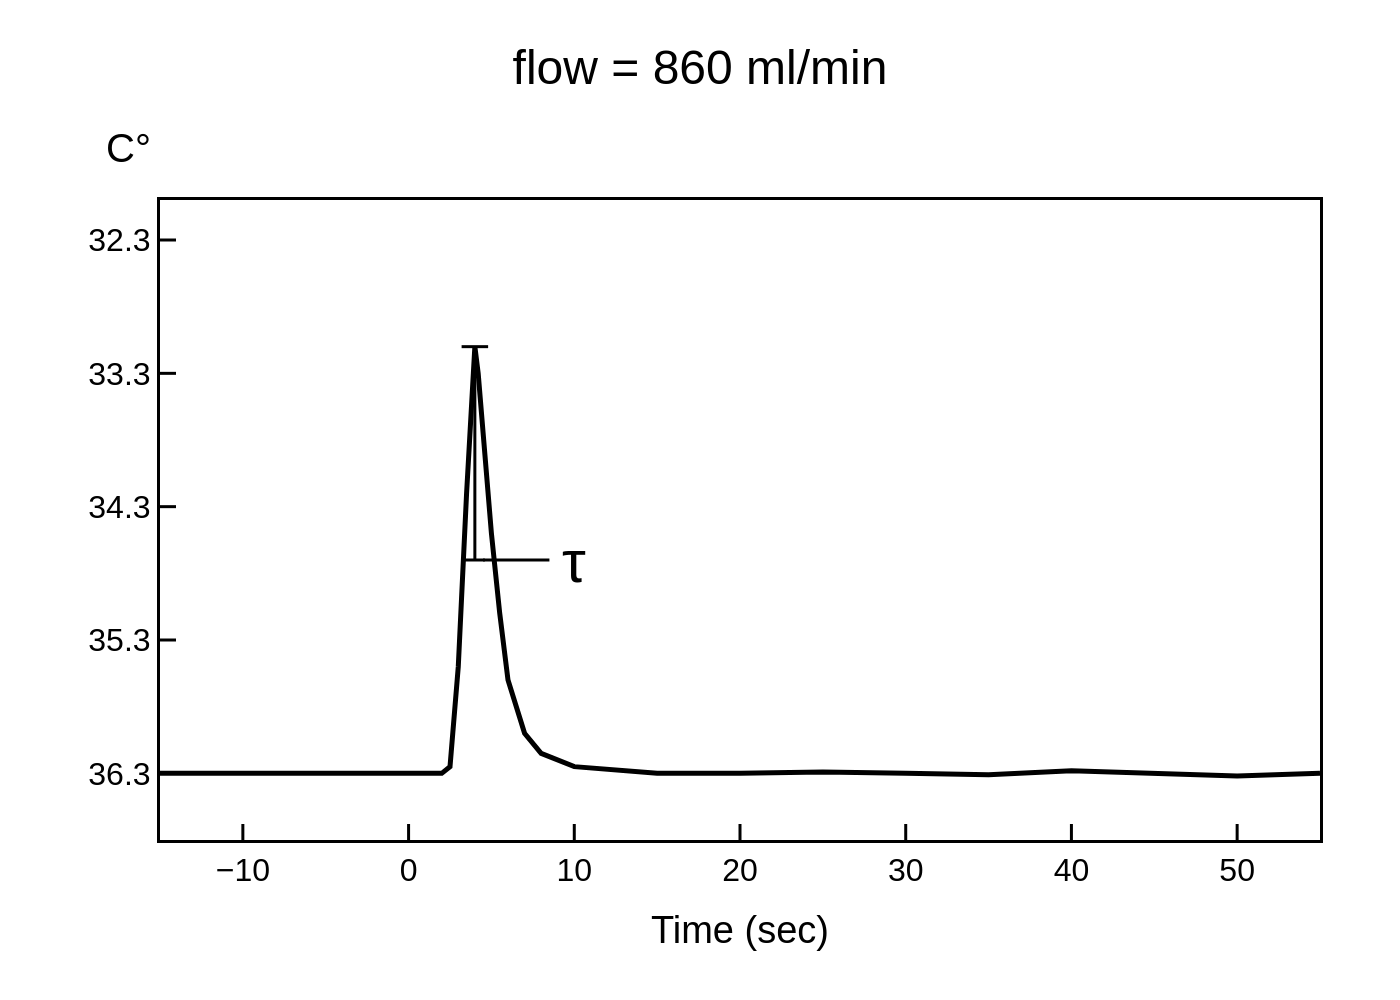

Python code for this plot:
import sys
import json
import pathlib
import plotly.graph_objects as go

# Check for command-line argument
if len(sys.argv) != 2:
    print("Usage: python generate_chart.py <path_to_json_file>")
    sys.exit(1)

# Get file path from command-line argument
json_path = pathlib.Path(sys.argv[1])

# Verify the JSON file exists
if not json_path.is_file():
    print(f"Error: JSON file not found at '{json_path}'")
    sys.exit(1)

# Read the JSON file
with open(json_path, 'r', encoding='utf-8') as f:
    chart_data = json.load(f)

# Extract data from the JSON structure
data_series = chart_data.get("chart_data", [])
texts = chart_data.get("texts", {})
colors = chart_data.get("colors", [])
shapes = chart_data.get("shapes", [])
annotations = chart_data.get("annotations", [])
layout_options = chart_data.get("layout_options", {})

# Initialize the figure
fig = go.Figure()

# Add data series to the figure
for i, series in enumerate(data_series):
    fig.add_trace(go.Scatter(
        x=series.get("x"),
        y=series.get("y"),
        mode='lines',
        name=series.get("name", ""),
        line=dict(color=colors[i % len(colors)], width=2.5),
        showlegend=False
    ))

# Update layout with titles, fonts, and other settings
fig.update_layout(
    title=dict(
        text=texts.get('title'),
        x=0.5,
        y=0.95,
        xanchor='center',
        yanchor='top',
        font=dict(size=24)
    ),
    xaxis_title=texts.get('x_axis_title'),
    yaxis_title=texts.get('y_axis_title'),
    font=dict(family="Arial", size=16, color="black"),
    plot_bgcolor='white',
    paper_bgcolor='white',
    showlegend=False,
    margin=dict(l=80, r=40, t=100, b=80),
    shapes=shapes,
    annotations=annotations
)

# Update axes properties based on layout_options
fig.update_xaxes(
    range=layout_options.get('x_range'),
    tickvals=layout_options.get('x_ticks'),
    showline=True,
    linewidth=1.5,
    linecolor='black',
    mirror=True,
    ticks='inside',
    tickwidth=1.5,
    tickcolor='black',
    ticklen=8,
    showgrid=False,
    zeroline=False
)

fig.update_yaxes(
    range=layout_options.get('y_range'),
    tickvals=layout_options.get('y_ticks'),
    showline=True,
    linewidth=1.5,
    linecolor='black',
    mirror=True,
    ticks='inside',
    tickwidth=1.5,
    tickcolor='black',
    ticklen=8,
    showgrid=False,
    zeroline=False
)

# Generate the output PNG file
output_filename = json_path.stem + ".png"
fig.write_image(output_filename, scale=2)

print(f"Chart successfully generated and saved as '{output_filename}'")
